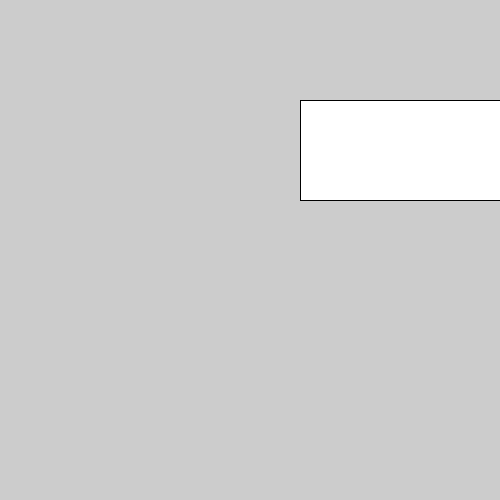
Frame 1 (no input)
Frame 60 (the mouse pressed at the canvas centre just before this capture): identical to frame 1, image omitted
Frame 120 (the mouse held since frame 60 and released just before this capture): identical to frame 1, image omitted

The Processing sketch that drew this single still picture (run headless with seeded random() and noise(); from frame 60 on, the mouse is pressed at the canvas centre):

// Processing sketch: rect_button_sketch
// ── rect_button_sketch.pde
int toggle;

void setup(){
size(500,500);
toggle=1;
}

void draw(){
if(toggle<0){
fill(#000000);
} else{
fill(#FFFFFF);
} 
rect(300,100,200,100);

}

void mouseReleased(){
  if(mouseX>300 && mouseX < 500 && mouseY>100 && mouseY<200){
    toggle=toggle*-1;
  }

}
